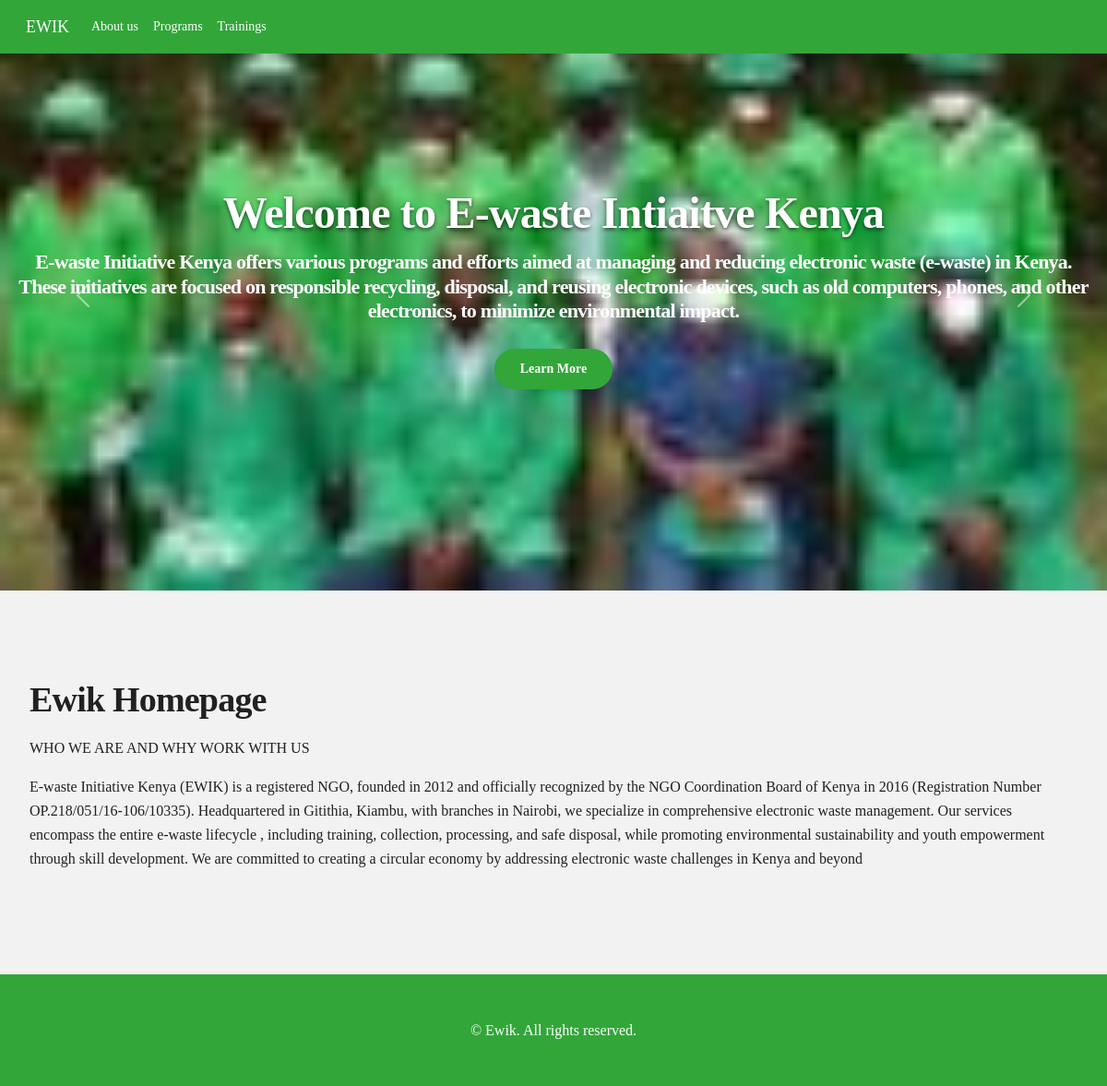
The page / on the database its author committed.
### pages/models.py (models this page shows, shortened)
class MenuLink(models.Model):
    title = models.CharField(max_length=100)
    url = models.CharField(max_length=200, blank=True)
    page = models.ForeignKey('Page', on_delete=models.SET_NULL, null=True, blank=True)
    order = models.IntegerField(default=0)
    is_visible = models.BooleanField(default=True)
    class Meta:
        ordering = ['order']

class Banner(models.Model):
    title = models.CharField(max_length=200)
    subtitle = models.TextField(blank=True)
    image = models.ImageField(upload_to='banners/')
    link = models.URLField(blank=True)
    button_text = models.CharField(max_length=50, blank=True, default="Learn More")
    position = models.PositiveIntegerField(default=0)
    start_date = models.DateField(blank=True, null=True)
    date_end = models.DateField(blank=True, null=True)
    is_active = models.BooleanField(default=True)
    class Meta:
        ordering = ['position']

class Page(models.Model):
    title = models.CharField(max_length=200)
    slug = models.SlugField(unique=True)
    content = models.TextField()
    is_published = models.BooleanField(default=True)
    created_at = models.DateTimeField(auto_now_add=True)
    updated_at = models.DateTimeField(auto_now=True)
    class Meta:
        ordering = ['-created_at']

### pages/views.py (the view)
# urls.py: path('', views.home, name='home'),
def home(request):
    homepage = Page.objects.filter(slug='home', is_published=True).first()
    today = timezone.now().date()
    banners = Banner.objects.filter(is_active=True).filter(
        date_end__isnull=True
    ) | Banner.objects.filter(is_active=True, date_end__gte=today)
    banners = banners.order_by('position')
    menu_links = MenuLink.objects.filter(is_visible=True).order_by('order')
    template = 'pages/page_detail.html' if homepage else 'pages/home.html'
    context = {
        'page': homepage,
        'banners': banners,
        'menu_links': menu_links,
    }
    return render(request, template, context)

### pages/templates/pages/page_detail.html (shortened to what this page needs)
{% extends 'base.html' %}
{% block full_width_content %}
  {% if banners %}
    <div id="ewikCarousel" class="carousel slide carousel-fade" data-ride="carousel">
      <div class="carousel-inner">
        {% for banner in banners %}
          <div class="carousel-item {% if forloop.first %}active{% endif %}">
            <div class="page-header header-filter" style="background-image: url('{{ banner.image.url }}');">
              <div class="container text-center">
                <h1 class="title text-white">{{ banner.title }}</h1>
                {% if banner.subtitle %}
                  <h4 class="text-white">{{ banner.subtitle }}</h4>
                {% endif %}
                {% if banner.link %}
                  <a href="{{ banner.link }}" class="btn btn-primary btn-lg mt-3">
                    {{ banner.button_text }}
                  </a>
                {% endif %}
              </div>
            </div>
          </div>
        {% endfor %}
      </div>
      <a class="carousel-control-prev" href="#ewikCarousel" role="button" data-slide="prev">
        <span class="carousel-control-prev-icon" aria-hidden="true"></span>
      </a>
      <a class="carousel-control-next" href="#ewikCarousel" role="button" data-slide="next">
        <span class="carousel-control-next-icon" aria-hidden="true"></span>
      </a>
    </div>
  {% endif %}
{% endblock %}
{% block content %}
  <div class="container mt-5">
    <h1>{{ page.title }}</h1>
    <p>{{ page.content|linebreaks }}</p>
  </div>
{% endblock %}

### templates/base.html (shortened to what this page needs)
{% load static %}
<!DOCTYPE html>
<html lang="en">
<head>
  <link rel="stylesheet" href="{% static 'css/material-kit.css' %}">
  <link rel="stylesheet" href="{% static 'css/styles.css' %}">
</head>
<body class="landing-page sidebar-collapse" style="background-color: #F2F2F2; color: #212121;">
  {% include 'includes/navbar.html' %}
  {% block full_width_content %}{% endblock %}
  <div class="main main-raised">
    <div class="container py-5">
      {% block content %}{% endblock %}
    </div>
  </div>
  {% include 'includes/footer.html' %}
</body>
</html>

### templates/includes/navbar.html (shortened to what this page needs)
<nav class="navbar navbar-expand-lg bg-primary fixed-top">
  <div class="container">
    <a class="navbar-brand text-white" href="/">EWIK</a>
    <div class="collapse navbar-collapse" id="navbarNav">
      <ul class="navbar-nav ml-auto">
        {% for link in menu_links %}
          <li class="nav-item">
            <a class="nav-link text-white" href="{{ link.url }}">{{ link.title }}</a>
          </li>
        {% endfor %}
      </ul>
    </div>
  </div>
</nav>

### templates/includes/footer.html
<footer class="footer footer-default bg-primary text-white mt-5">
  <div class="container text-center">
    &copy; {{ now|date:"Y" }} Ewik. All rights reserved.
  </div>
</footer>

### static/css/_variables.css (style rules this page uses)
:root { --primary: #32A639; --secondary: #3FBF48; --accent: #B0D9B2; --background: #F2F2F2; --text-color: #212121; --color-dark-header: #2E2E2E; }

### static/css/_layout.css (style rules this page uses)
body { font-family: var(--font-base); font-size: 16px; color: var(--color-text); background-color: var(--bg-light); line-height: 1.6; margin: 0; padding: 0; -webkit-font-smoothing: antialiased; -moz-osx-font-smoothing: grayscale; }
.container { max-width: 1200px; margin: 0 auto; padding: 0 1rem; }
.text-center { text-align: center; }

### static/css/_typography.css (style rules this page uses)
h1, h2, h3, h4, h5, h6 { font-family: var(--font-base); font-weight: 700; color: var(--color-primary); line-height: 1.2; margin-bottom: 0.75rem; }
h1 { font-size: 2.375rem; }
h4 { font-size: 1.375rem; }
.text-white { color: white; }

### static/css/_components.css (style rules this page uses)
:root { --primary: #32A639; --secondary: #3FBF48; --accent: #B0D9B2; --background: #F2F2F2; --text-color: #212121; --color-dark-header: #2E2E2E; }
.bg-primary { background-color: var(--primary) !important; }
.navbar.bg-primary, .footer.bg-primary { background-color: var(--primary) !important; }
.btn { display: inline-block; padding: 0.75rem 1.75rem; font-weight: 600; text-align: center; border-radius: 9999px; text-decoration: none; cursor: pointer; transition: all 0.3s ease; box-shadow: 0 4px 6px rgba(0, 0, 0, 0.1); }
.btn-primary { background-color: var(--primary); border-color: var(--primary); color: white; }
footer { background-color: var(--color-dark-header); color: white; padding: 3rem 1rem; text-align: center; }
.text-center { text-align: center !important; }
.mt-3 { margin-top: 1rem !important; }
.mt-5 { margin-top: 3rem !important; }
.page-header.header-filter { height: 80vh; background-size: cover; background-position: center; display: flex; align-items: center; justify-content: center; }
.carousel .title { font-size: 3rem; text-shadow: 0 2px 4px rgba(0,0,0,0.6); }
.carousel .btn { margin-top: 1rem; }

### rows shown on the page
MenuLink: title "About us"
MenuLink: title "Programs"
MenuLink: title "Trainings"
Banner: image (picture), title "Welcome to E-waste Intiaitve Kenya", subtitle "E-waste Initiative Kenya offers various programs and efforts aimed at managing and reducing electronic waste (e-waste) in Kenya. These initiatives are focused on responsible recycling, disposal, and reusing electronic devices, such as old computers, phones, and other electronics, to minimize environmental impact.", button_text "Learn More"
Page: title "Ewik Homepage", content "WHO WE ARE AND WHY WORK WITH US E-waste Initiative Kenya (EWIK) is a registered NGO, founded in 2012 and officially recognized by the NGO Coordination Board of Kenya in 2016 (Registration Number OP.218/051/16-106/10335). Headquartered in Gitithia, Kiambu, with branches in Nairobi, we specialize in comprehensive electronic waste management. Our services encompass the entire e-waste lifecycle , including training, collection, processing, and safe disposal, while promoting environmental sustainability and youth empowerment through skill development. We are committed to creating a circular economy by addressing electronic waste challenges in Kenya and beyond"
